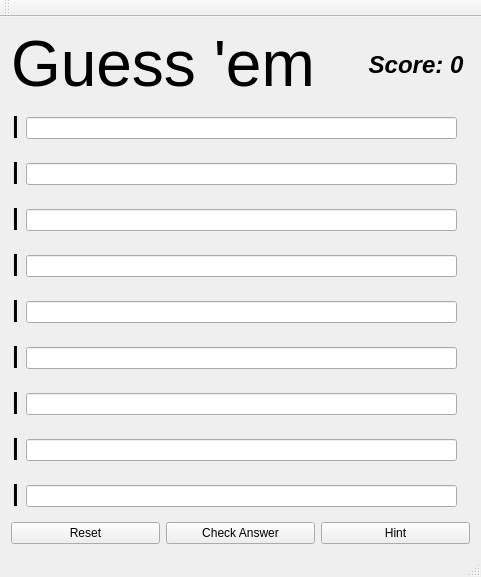
<?xml version="1.0" encoding="UTF-8"?>
<ui version="4.0">
 <class>MainWindow</class>
 <widget class="QMainWindow" name="MainWindow">
  <property name="geometry">
   <rect>
    <x>0</x>
    <y>0</y>
    <width>481</width>
    <height>577</height>
   </rect>
  </property>
  <property name="windowTitle">
   <string>MainWindow</string>
  </property>
  <widget class="QWidget" name="centralWidget">
   <layout class="QGridLayout" name="gridLayout">
    <item row="0" column="0">
     <layout class="QVBoxLayout" name="verticalLayout_3">
      <item>
       <layout class="QHBoxLayout" name="horizontalLayout_10">
        <item>
         <widget class="QLabel" name="L_title">
          <property name="sizePolicy">
           <sizepolicy hsizetype="Preferred" vsizetype="Fixed">
            <horstretch>0</horstretch>
            <verstretch>0</verstretch>
           </sizepolicy>
          </property>
          <property name="text">
           <string>&lt;html&gt;&lt;head/&gt;&lt;body&gt;&lt;p&gt;&lt;span style=&quot; font-family:'Noteworthy'; font-size:48pt;&quot;&gt;Guess 'em&lt;/span&gt;&lt;/p&gt;&lt;/body&gt;&lt;/html&gt;</string>
          </property>
         </widget>
        </item>
        <item>
         <spacer name="horizontalSpacer">
          <property name="orientation">
           <enum>Qt::Horizontal</enum>
          </property>
          <property name="sizeType">
           <enum>QSizePolicy::Expanding</enum>
          </property>
          <property name="sizeHint" stdset="0">
           <size>
            <width>118</width>
            <height>20</height>
           </size>
          </property>
         </spacer>
        </item>
        <item>
         <widget class="QLabel" name="L_score">
          <property name="sizePolicy">
           <sizepolicy hsizetype="Fixed" vsizetype="Fixed">
            <horstretch>0</horstretch>
            <verstretch>0</verstretch>
           </sizepolicy>
          </property>
          <property name="text">
           <string>&lt;html&gt;&lt;head/&gt;&lt;body&gt;&lt;p align=&quot;right&quot;&gt;&lt;span style=&quot; font-size:18pt; font-weight:600; font-style:italic;&quot;&gt;Score: 0 &lt;/span&gt;&lt;/p&gt;&lt;/body&gt;&lt;/html&gt;</string>
          </property>
         </widget>
        </item>
       </layout>
      </item>
      <item>
       <layout class="QVBoxLayout" name="verticalLayout_2">
        <item>
         <layout class="QVBoxLayout" name="verticalLayout">
          <item>
           <layout class="QHBoxLayout" name="horizontalLayout">
            <item>
             <widget class="QLabel" name="L_label1">
              <property name="text">
               <string>&lt;html&gt;&lt;head/&gt;&lt;body&gt;&lt;p align=&quot;center&quot;&gt;&lt;span style=&quot; font-size:24pt;&quot;&gt;I&lt;/span&gt;&lt;/p&gt;&lt;/body&gt;&lt;/html&gt;</string>
              </property>
             </widget>
            </item>
            <item>
             <widget class="QLineEdit" name="LE_answer1">
              <property name="styleSheet">
               <string notr="true"/>
              </property>
             </widget>
            </item>
            <item>
             <widget class="QLabel" name="label">
              <property name="text">
               <string/>
              </property>
             </widget>
            </item>
           </layout>
          </item>
          <item>
           <layout class="QHBoxLayout" name="horizontalLayout_2">
            <item>
             <widget class="QLabel" name="L_label1_2">
              <property name="text">
               <string>&lt;html&gt;&lt;head/&gt;&lt;body&gt;&lt;p align=&quot;center&quot;&gt;&lt;span style=&quot; font-size:24pt;&quot;&gt;I&lt;/span&gt;&lt;/p&gt;&lt;/body&gt;&lt;/html&gt;</string>
              </property>
             </widget>
            </item>
            <item>
             <widget class="QLineEdit" name="LE_answer1_2"/>
            </item>
            <item>
             <widget class="QLabel" name="label_2">
              <property name="text">
               <string/>
              </property>
             </widget>
            </item>
           </layout>
          </item>
          <item>
           <layout class="QHBoxLayout" name="horizontalLayout_3">
            <item>
             <widget class="QLabel" name="L_label1_3">
              <property name="text">
               <string>&lt;html&gt;&lt;head/&gt;&lt;body&gt;&lt;p align=&quot;center&quot;&gt;&lt;span style=&quot; font-size:24pt;&quot;&gt;I&lt;/span&gt;&lt;/p&gt;&lt;/body&gt;&lt;/html&gt;</string>
              </property>
             </widget>
            </item>
            <item>
             <widget class="QLineEdit" name="LE_answer1_3"/>
            </item>
            <item>
             <widget class="QLabel" name="label_3">
              <property name="text">
               <string/>
              </property>
             </widget>
            </item>
           </layout>
          </item>
          <item>
           <layout class="QHBoxLayout" name="horizontalLayout_4">
            <item>
             <widget class="QLabel" name="L_label1_4">
              <property name="text">
               <string>&lt;html&gt;&lt;head/&gt;&lt;body&gt;&lt;p align=&quot;center&quot;&gt;&lt;span style=&quot; font-size:24pt;&quot;&gt;I&lt;/span&gt;&lt;/p&gt;&lt;/body&gt;&lt;/html&gt;</string>
              </property>
             </widget>
            </item>
            <item>
             <widget class="QLineEdit" name="LE_answer1_4"/>
            </item>
            <item>
             <widget class="QLabel" name="label_4">
              <property name="text">
               <string/>
              </property>
             </widget>
            </item>
           </layout>
          </item>
          <item>
           <layout class="QHBoxLayout" name="horizontalLayout_5">
            <item>
             <widget class="QLabel" name="L_label1_5">
              <property name="text">
               <string>&lt;html&gt;&lt;head/&gt;&lt;body&gt;&lt;p align=&quot;center&quot;&gt;&lt;span style=&quot; font-size:24pt;&quot;&gt;I&lt;/span&gt;&lt;/p&gt;&lt;/body&gt;&lt;/html&gt;</string>
              </property>
             </widget>
            </item>
            <item>
             <widget class="QLineEdit" name="LE_answer1_5"/>
            </item>
            <item>
             <widget class="QLabel" name="label_5">
              <property name="text">
               <string/>
              </property>
             </widget>
            </item>
           </layout>
          </item>
          <item>
           <layout class="QHBoxLayout" name="horizontalLayout_6">
            <item>
             <widget class="QLabel" name="L_label1_6">
              <property name="text">
               <string>&lt;html&gt;&lt;head/&gt;&lt;body&gt;&lt;p align=&quot;center&quot;&gt;&lt;span style=&quot; font-size:24pt;&quot;&gt;I&lt;/span&gt;&lt;/p&gt;&lt;/body&gt;&lt;/html&gt;</string>
              </property>
             </widget>
            </item>
            <item>
             <widget class="QLineEdit" name="LE_answer1_6"/>
            </item>
            <item>
             <widget class="QLabel" name="label_6">
              <property name="text">
               <string/>
              </property>
             </widget>
            </item>
           </layout>
          </item>
          <item>
           <layout class="QHBoxLayout" name="horizontalLayout_7">
            <item>
             <widget class="QLabel" name="L_label1_7">
              <property name="text">
               <string>&lt;html&gt;&lt;head/&gt;&lt;body&gt;&lt;p align=&quot;center&quot;&gt;&lt;span style=&quot; font-size:24pt;&quot;&gt;I&lt;/span&gt;&lt;/p&gt;&lt;/body&gt;&lt;/html&gt;</string>
              </property>
             </widget>
            </item>
            <item>
             <widget class="QLineEdit" name="LE_answer1_7"/>
            </item>
            <item>
             <widget class="QLabel" name="label_7">
              <property name="text">
               <string/>
              </property>
             </widget>
            </item>
           </layout>
          </item>
          <item>
           <layout class="QHBoxLayout" name="horizontalLayout_8">
            <item>
             <widget class="QLabel" name="L_label1_8">
              <property name="text">
               <string>&lt;html&gt;&lt;head/&gt;&lt;body&gt;&lt;p align=&quot;center&quot;&gt;&lt;span style=&quot; font-size:24pt;&quot;&gt;I&lt;/span&gt;&lt;/p&gt;&lt;/body&gt;&lt;/html&gt;</string>
              </property>
             </widget>
            </item>
            <item>
             <widget class="QLineEdit" name="LE_answer1_8"/>
            </item>
            <item>
             <widget class="QLabel" name="label_8">
              <property name="text">
               <string/>
              </property>
             </widget>
            </item>
           </layout>
          </item>
          <item>
           <layout class="QHBoxLayout" name="horizontalLayout_9">
            <item>
             <widget class="QLabel" name="L_label1_9">
              <property name="text">
               <string>&lt;html&gt;&lt;head/&gt;&lt;body&gt;&lt;p align=&quot;center&quot;&gt;&lt;span style=&quot; font-size:24pt;&quot;&gt;I&lt;/span&gt;&lt;/p&gt;&lt;/body&gt;&lt;/html&gt;</string>
              </property>
             </widget>
            </item>
            <item>
             <widget class="QLineEdit" name="LE_answer1_9"/>
            </item>
            <item>
             <widget class="QLabel" name="label_9">
              <property name="text">
               <string/>
              </property>
             </widget>
            </item>
           </layout>
          </item>
         </layout>
        </item>
        <item>
         <layout class="QHBoxLayout" name="horizontalLayout_11">
          <item>
           <widget class="QPushButton" name="B_reset">
            <property name="text">
             <string>Reset</string>
            </property>
            <property name="icon">
             <iconset resource="resource.qrc">
              <normaloff>:/reset.png</normaloff>:/reset.png</iconset>
            </property>
           </widget>
          </item>
          <item>
           <widget class="QPushButton" name="B_check">
            <property name="text">
             <string>Check Answer</string>
            </property>
            <property name="icon">
             <iconset resource="resource.qrc">
              <normaloff>:/check.png</normaloff>:/check.png</iconset>
            </property>
           </widget>
          </item>
          <item>
           <widget class="QPushButton" name="B_help">
            <property name="styleSheet">
             <string notr="true"/>
            </property>
            <property name="text">
             <string>Hint</string>
            </property>
            <property name="icon">
             <iconset resource="resource.qrc">
              <normaloff>:/hint.png</normaloff>:/hint.png</iconset>
            </property>
           </widget>
          </item>
         </layout>
        </item>
       </layout>
      </item>
     </layout>
    </item>
   </layout>
  </widget>
  <widget class="QMenuBar" name="menuBar">
   <property name="geometry">
    <rect>
     <x>0</x>
     <y>0</y>
     <width>481</width>
     <height>22</height>
    </rect>
   </property>
  </widget>
  <widget class="QToolBar" name="mainToolBar">
   <attribute name="toolBarArea">
    <enum>TopToolBarArea</enum>
   </attribute>
   <attribute name="toolBarBreak">
    <bool>false</bool>
   </attribute>
  </widget>
  <widget class="QStatusBar" name="statusBar"/>
 </widget>
 <layoutdefault spacing="6" margin="11"/>
 <resources>
  <include location="resource.qrc"/>
 </resources>
 <connections/>
</ui>
